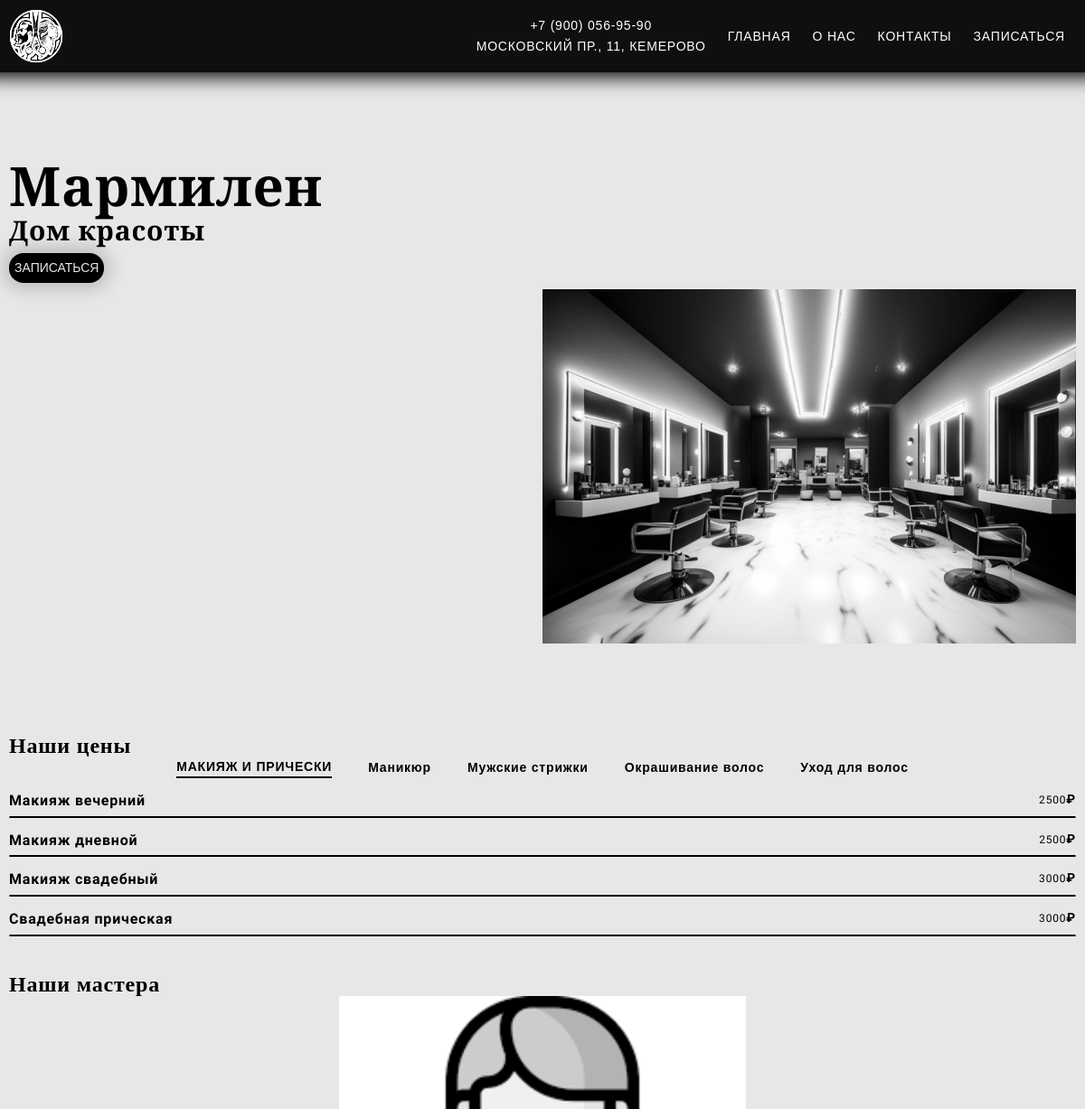
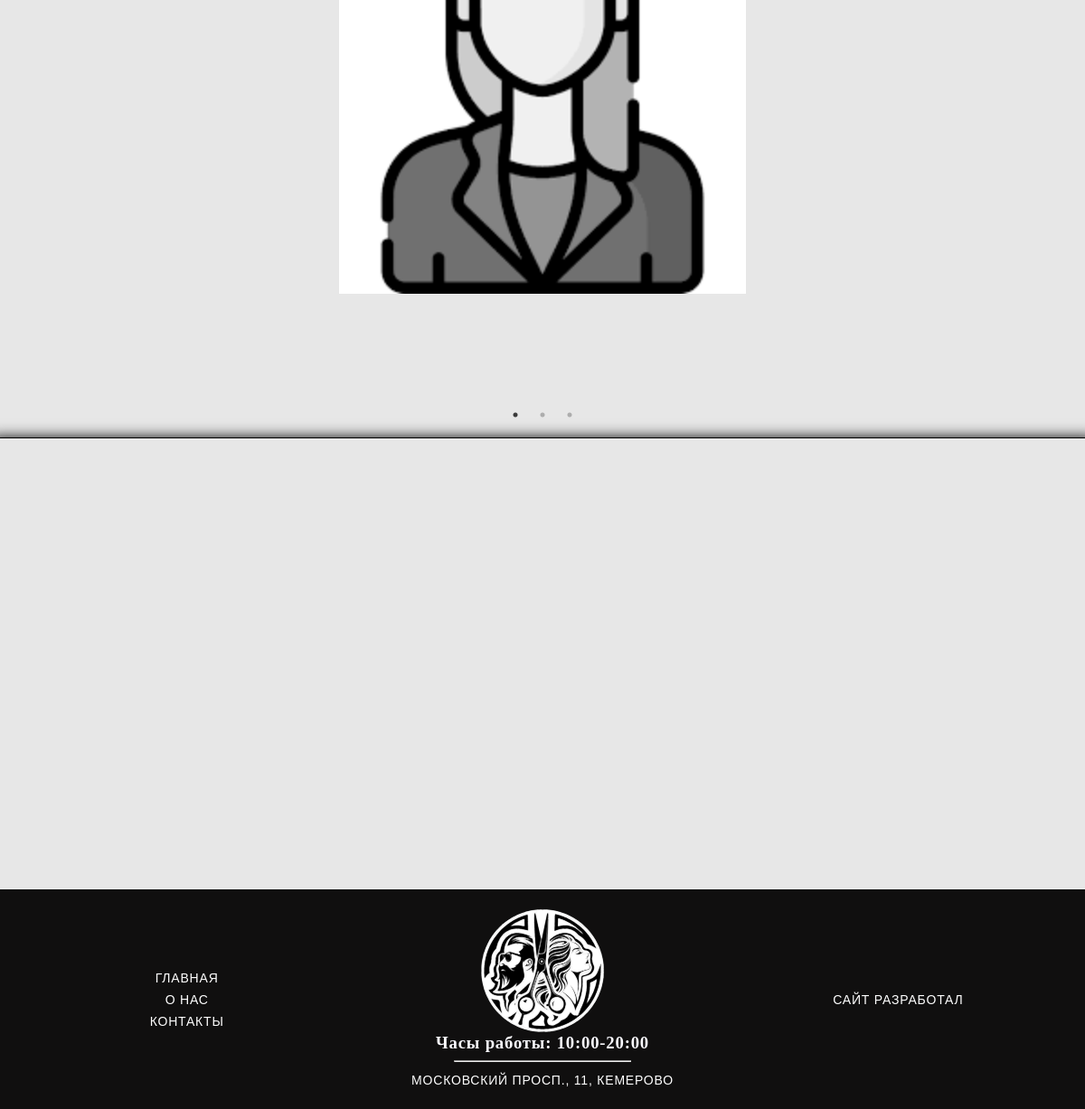
The page / on the database its author committed (2 pictures, top to bottom).
### main/models.py (models this page shows, shortened)
class Category(models.Model):
    name = models.CharField(verbose_name='Название', max_length=100)
    slug = models.SlugField(verbose_name='URL', db_index=True, unique=True, null=True, blank=True)
    class Meta:
        ordering = ('name',)
        verbose_name = 'Категория цен'
        verbose_name_plural = 'Категории цен'

class Service(models.Model):
    category = models.ForeignKey(Category, related_name='prices',
                                 verbose_name='Категория',
                                 on_delete=models.CASCADE)
    title = models.CharField(max_length=200, db_index=True,
                             verbose_name='Название')
    description = models.TextField(blank=True, verbose_name="Описание")
    min_price = models.DecimalField(max_digits=10, decimal_places=2,
                                    verbose_name="Минимальная цена", null=True, blank=True)
    max_price = models.DecimalField(max_digits=10, decimal_places=2,
                                    verbose_name="Максимальная цена", null=True, blank=True)
    available = models.BooleanField(default=True,
                                    verbose_name="Действующая услуга")
    class Meta:
        ordering = ('title',)
        index_together = (('id',),)
        verbose_name = 'Цена на услугу'
        verbose_name_plural = 'Цены на услуги'

class CategoryMaster(models.Model):
    name = models.CharField(verbose_name='Имя мастера', max_length=100)
    slug = models.SlugField(verbose_name='URL', db_index=True, null=True)
    image = models.ImageField(verbose_name="Фото мастера",
                              blank=True,
                              default='images/thumbnails/unnamed.jpg',
                              upload_to='images/cat_lookbook/%Y/%m/%d',
                              validators=[FileExtensionValidator(
                                  allowed_extensions=(
                                      'png', 'jpg', 'webp', 'jpeg', 'gif'))]
                              )
    class Meta:
        ordering = ('name',)
        verbose_name = 'Категория мастера'
        verbose_name_plural = 'Категории мастеров'

### main/views.py (the view)
# urls.py: path('', views.index, name='home'),
def index(request):
    title = 'Мармилен'
    categories = Category.objects.all()
    services = Service.objects.filter(category__in=categories)
    categories_master = CategoryMaster.objects.all()
    return render(request, 'main/main.html', {'title': title,
                                              'categories': categories,
                                              'services': services,
                                              'categories_master': categories_master})

### templates/main/main.html (shortened to what this page needs)
{% extends 'base.html' %}
{% load static %}
{% block js %}
<link rel="stylesheet" type="text/css" href="{% static 'slick/slick.css' %}"/>
<link rel="stylesheet" type="text/css"
      href="{% static 'slick/slick-theme.css' %}"/>
<link rel="stylesheet" href="{% static 'css/main.css' %}">
{% endblock %}
{% block content %}
<main class="container">
    <div class="banner">
        <div class="text-banner">
            <h1 class="banner__h1">Мармилен</h1>
            <h2 class="banner__h2">Дом красоты</h2>
            <button class="text-banner__button"><a
                    href="https://dikidi.ru/#widget=151348">Записаться</a>
            </button>
        </div>
        <div class="photo-banner">
            <img src="{% static 'images/kandinsky-download-1709733588318.png' %}"
                 alt="">
        </div>
    </div>
    <h2>Наши цены</h2>
    <section class="categories">
        <div id="categories" class="desktop-view">
            {% for category in categories %}
            <a href="#" class="category-link"
               data-category="{{ category.slug }}">{{ category.name }}</a>
            {% endfor %}
        </div>
        <div id="services">
            {% for service in services %}
            <div class="service" data-category="{{ service.category.slug }}">
                <div class="flex-service">
                    <h3>{{ service.title }}</h3>
                    <div class="price_detail">
                        {% if service.max_price %}
                            <h4>{{ service.min_price|floatformat:"-0" }} <span class="rub">₽</span></h4>&nbsp;-&nbsp;<h4>{{ service.max_price|floatformat:"-0" }} <span class="rub">₽</span></h4>
                            {% else %}
                                <h4>{{ service.min_price|floatformat:"-0" }}<span
                                                    class="rub">₽</span></h4></h4>
                            {% endif %}
                        </div>
                                        </div>
                                        <hr>
                                    </div>
                                    {% endfor %}
                                </div>
                            </section>
                        <section class="master-section">
                            <h2>Наши мастера</h2>
                            <div class="image-masters">
                                <div class="slider">
                                    {% if categories_master %}
                                        {% for category_master in categories_master %}
                        <div class="masters-items">
                            <a href="{% url 'category_master_detail' category_slug=category_master.slug %}">
                                <div class="image-container">
                                    <img src="{{ category_master.image.url }}" alt="" class="lookbook-image">
                                </div>
                            </a>
                        </div>
                                        {% endfor %}
                                    {% else %}
                                        <p>No data available</p>
                                    {% endif %}
                                </div>
                            </div>
                        </section>
                        </main>
                        {% endblock %}

### templates/base.html (shortened to what this page needs)
{% load static %}
<!DOCTYPE html>
<html lang="en">
<head>
    <link rel="stylesheet" href="/static/src/base.css">
    {% block js %} {% endblock %}
</head>
<body>
{% if not exclude_header %}
{% include 'header.html' %}
{% endif %}
{% block content %}{% endblock %}
{% if not exclude_footer %}
{% include 'footer.html' %}
{% endif %}
</body>
</html>

### templates/header.html (shortened to what this page needs)
{% load static %}
<link rel="stylesheet" href="{% static 'src/header.css' %}">
<header class="header">
    <div class="container">
        <div class="header__body" id="burger">
            <a href="{% url 'home' %}" class="header__logo">
                <img src="{% static 'images/logo.svg' %}"
                     alt="logo">
            </a>
            <nav class="header__menu">
                <ul class="header__list">
                    <div class="contact-info">
                        <p class="header__link">+7 (900) 056-95-90</p>
                        <a href="https://yandex.ru/maps/org/marmilen/37540773515/?ll=86.147167%2C55.353657&z=20"
                           class="header__link">Московский пр., 11,
                            Кемерово</a>
                    </div>
                    <li>
                        <a href="{% url 'home' %}"
                           class="header__link">Главная</a>
                    </li>
                    <li>
                        <a href="{% url 'about' %}" class="header__link">О нас</a>
                    </li>
                    <li>
                        <a href="{% url 'contacts' %}" class="header__link">Контакты</a>
                    </li>
                    <li>
                        <a class="header__link"
                           href="https://dikidi.ru/#widget=151348">Записаться</a>
                    </li>
                </ul>
            </nav>
        </div>
    </div>
</header>

### templates/footer.html (shortened to what this page needs)
{% load static %}
{% block js %}
<link rel="stylesheet" href="{% static 'src/footer.css' %}">
{% endblock %}
<footer>
    <section class="card-pointer">
        <div id="My-map" class="map">
        </div>
    </section>
    <div class="footer">
        <div class="container">
            <div class="footer-body">
                <div class="footer-parent">
                    <div class="footer-column">
                        <nav class="footer__menu">
                            <ul class="footer__list">
                                <li>
                                    <a href="{% url 'home' %}"
                                       class="footer__link">Главная</a>
                                </li>
                                <li>
                                    <a href="" class="footer__link">О нас</a>
                                </li>
                                <li>
                                    <a href="" class="footer__link">Контакты</a>
                                </li>
                            </ul>
                        </nav>
                    </div>
                    <div class="footer-column">
                        <a href="{% url 'home' %}" class="footer__logo">
                            <img src="{% static 'images/logo.svg' %}"
                                 alt="logo">
                        </a>
                        <h3>Часы работы: 10:00-20:00</h3>
                        <hr>
                        <a href="https://yandex.ru/maps/org/marmilen/37540773515/?ll=86.147167%2C55.353657&z=20"
                           class="footer__link">Московский просп., 11,
                            Кемерово</a>
                    </div>
                    <div class="footer-column">
                        <nav class="footer__menu">
                            <ul class="footer__list">
                                <li>
                                    <a href="" class="footer__link">Сайт
                                        разработал</a>
                                </li>
                            </ul>
                        </nav>
                    </div>
                </div>
            </div>
        </div>
    </div>
</footer>

### static/src/base.css (style rules this page uses)
body { background-color: #e7e7e7; scrollbar-width: thin; scrollbar-color: black white; }
*, *::before, *::after { box-sizing: border-box; }
html { -moz-text-size-adjust: none; -webkit-text-size-adjust: none; text-size-adjust: none; }
body, h1, h2, h3, h4, p, figure, blockquote, dl, dd { margin: 0; letter-spacing: .8px; }
body { min-height: 100vh; line-height: 1.5; }
h1, h2, h3, h4, button, input, label { line-height: 1.1; }
h1, h2, h3, h4 { text-wrap: balance; letter-spacing: .8px; }
a:not([class]) { text-decoration-skip-ink: auto; color: currentColor; }
img, picture { max-width: 100%; display: block; }
input, button, textarea, select { font: inherit; }
.container { max-width: calc(var(--index) * 60); margin: 0px auto; padding: 0px 10px; }
a { font-family: 'Russo One', sans-serif; color: inherit; text-decoration: none; transition: .4s; }
:root { --index: calc(1vw + 1vh); --color-header: #f1efef; --color-text: #000000; --gallery-gap: calc(var(--index) * 10); --color: #ffffff; --primary-color: #1c1c1c; --secondary-color: #e7e7e7; }

### static/css/main.css (style rules this page uses)
.banner { margin-top: calc(var(--index) * 5); display: flex; justify-content: space-between; margin-bottom: calc(var(--index) * 5); }
.text-banner { width: auto; height: 100%; letter-spacing: calc(var(--index) * 0.1); }
.banner__h1, .banner__h2 { font-size: calc(var(--index) * 3); line-height: calc(var(--index) * 2.5); font-family: "Vollkorn SC", serif; font-weight: 600; font-style: normal; }
.banner__h2 { font-size: calc(var(--index) * 1.5); }
.text-banner__button { font-size: calc(var(--index) * 0.7); text-transform: uppercase; padding: calc(var(--index) * 0.3); box-shadow: 0 0 calc(var(--index) * 1) calc(var(--index) * 0.3) rgba(0, 0, 0, 0.2); border-radius: calc(var(--index) * 0.8); background-color: black; backdrop-filter: blur(calc(var(--index) * 0.7)); color: #e7e7e7; border: none; }
.photo-banner { float: right; width: 50%; margin-top: calc(var(--index) * 7); }
.desktop-view { font-size: calc(var(--index) * 0.7); display: flex; gap: calc(var(--index) * 2); justify-content: center; align-items: center; flex-wrap: wrap; font-family: "Ysabeau", sans-serif; font-optical-sizing: auto; font-weight: 704; font-style: normal; flex-direction: row; }
.flex-service { margin: 16px 0 7px 0; display: flex; justify-content: space-between; flex-direction: row; flex-wrap: wrap; }
.flex-service h3 { font-size: calc(var(--index) * 0.8); font-family: "Ysabeau", sans-serif; font-optical-sizing: auto; font-weight: 704; font-style: normal; }
.flex-service h4 { font-size: calc(var(--index) * 0.6); font-family: "Anta", sans-serif; font-weight: 400; font-style: normal; }
.price_detail { display: flex; }
.rub { font-size: calc(var(--index) * 0.7); font-family: "Ysabeau", sans-serif; font-optical-sizing: auto; font-weight: 704; font-style: normal; }
.service hr { border-radius: 1px; width: 100%; border: 1px solid black; }
.category-link.active { text-transform: uppercase; color: #000; border-bottom: 2px solid #000000; transition: width 0.5s; }
.master-section { margin-top: calc(var(--index) * 2); z-index: 0; }
.masters-items { position: relative; text-align: center; z-index: 1000; }
.image-container { position: relative; display: inline-block; z-index: 0; }
.lookbook-image { display: block; margin: 0 auto; max-width: 100%; z-index: 0; width: 450px; }
.image-container img { filter: grayscale(100%); transition: filter 0.5s ease; }

### rows shown on the page
Category: name "МАКИЯЖ И ПРИЧЕСКИ"
Category: name "Маникюр"
Category: name "Мужские стрижки"
Category: name "Окрашивание волос"
Category: name "Уход для волос"
Service: title "Макияж вечерний", min_price "2500"
Service: title "Макияж дневной", min_price "2500"
Service: title "Макияж свадебный", min_price "3000"
Service: title "Свадебная прическая", min_price "3000"
CategoryMaster: image (picture)
